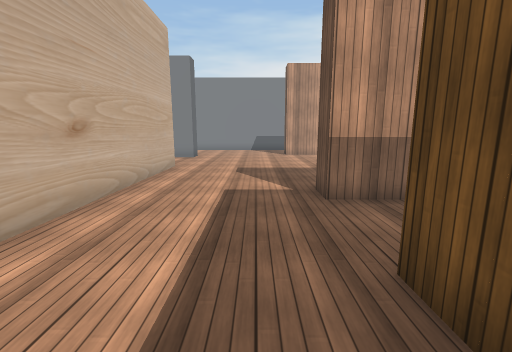
View 1 (above)

24 first-person views from a walk through a scene from a Unity 3-D project. The camera is 1.5 m above the floor, tilts 10° down and sees 90° across. The floor is counted in squares, 1 m on a side. Each view is taken from the middle of a square. On the plan, view 1 faces up. The plan holds only what a view shows up to about 13 squares ahead; the rest is blank. The place goes on beyond the plan. The player character is not drawn. Some surface patterns are stand-ins.

View 2
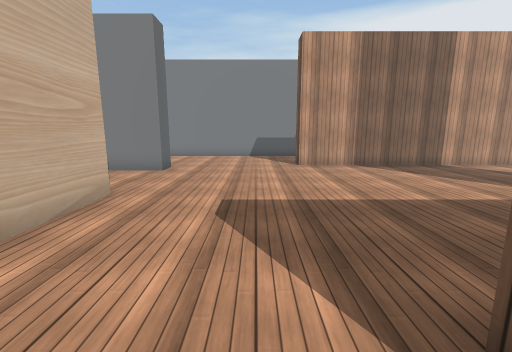

View 3
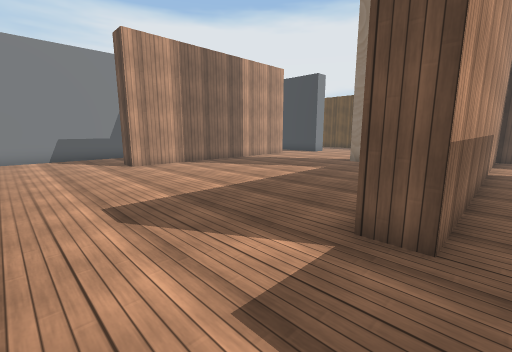

View 4
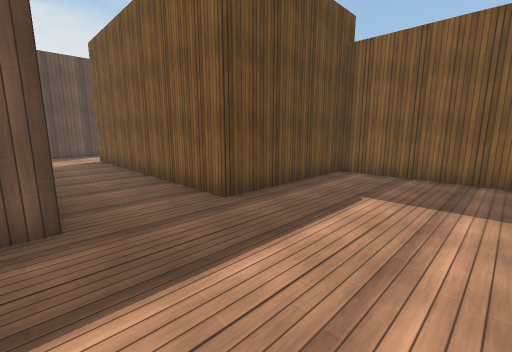

View 5
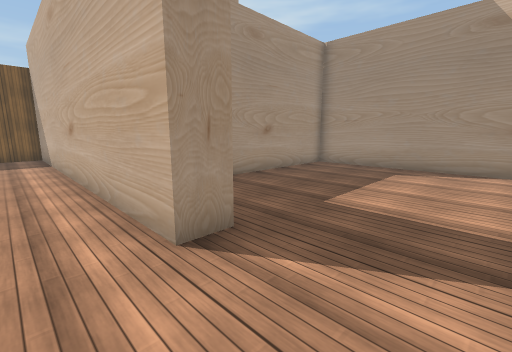

View 6
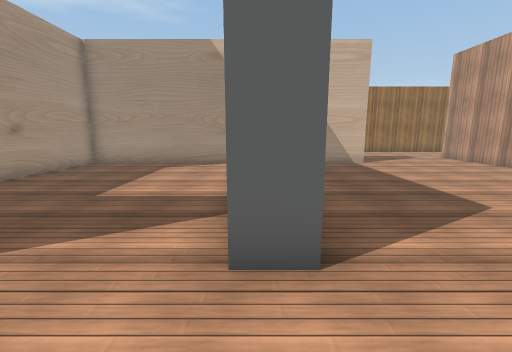

View 7
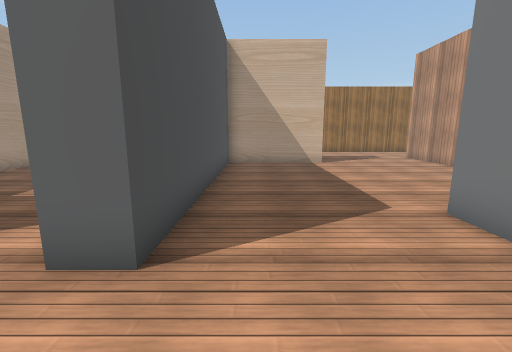

View 8
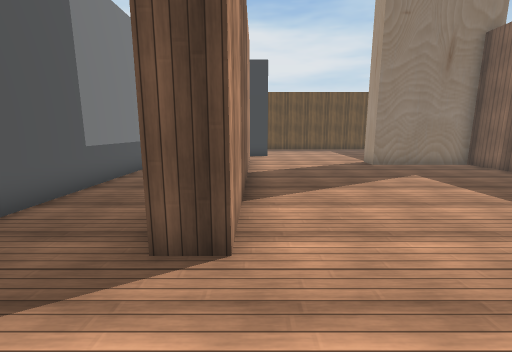

View 9
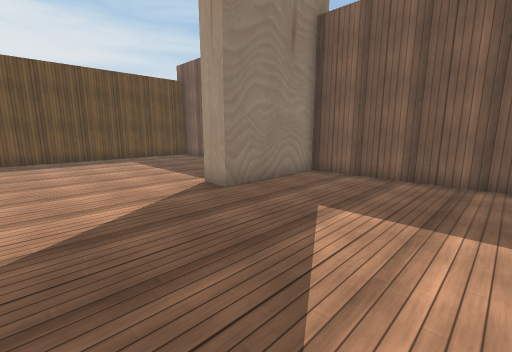

View 10
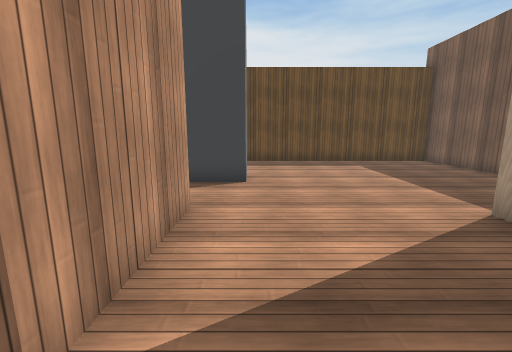

View 11
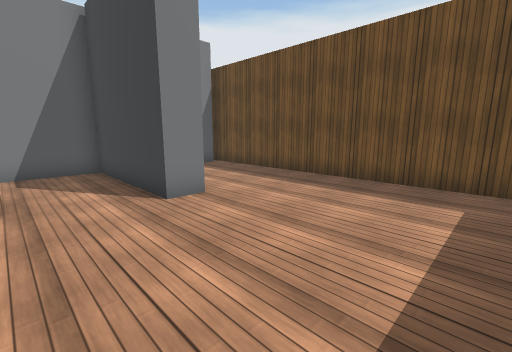

View 12
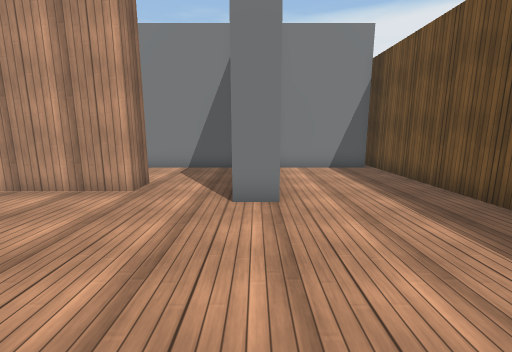

View 13
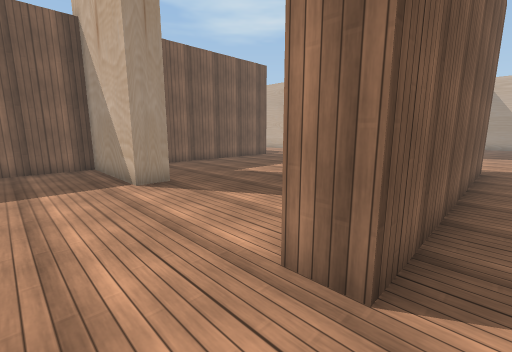

View 14
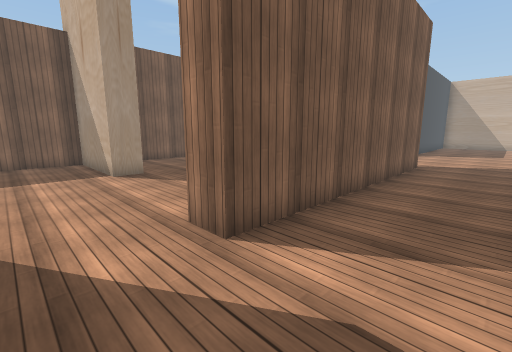

View 15
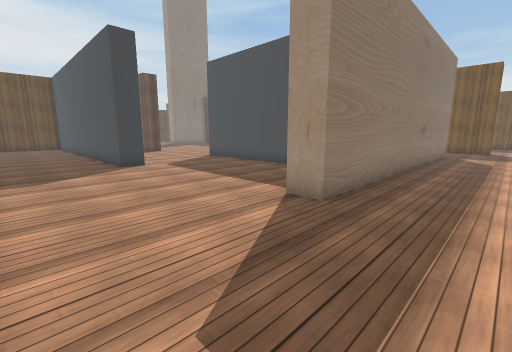

View 16
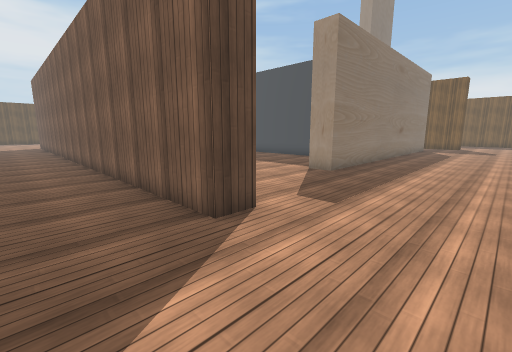

View 17
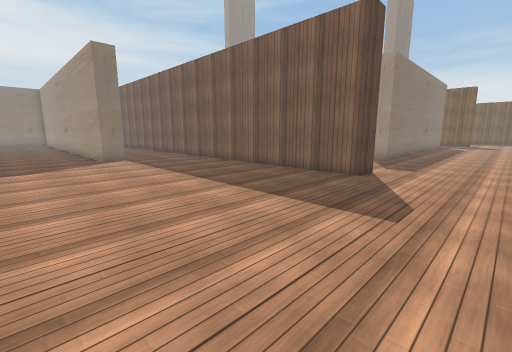

View 18
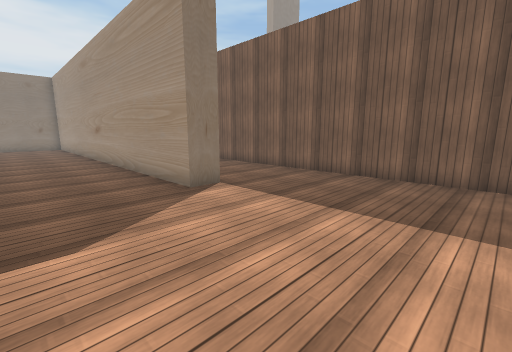

View 19
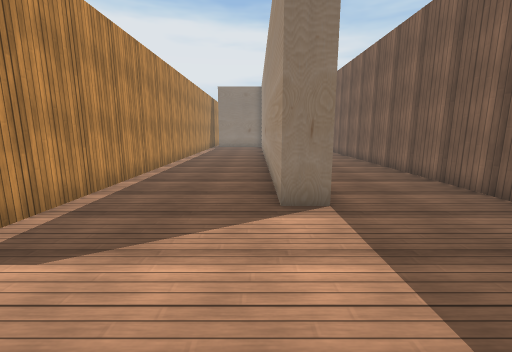

View 20
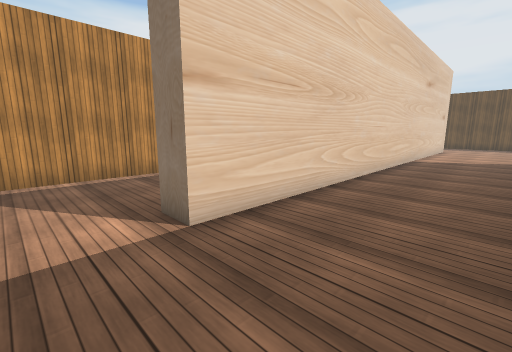

View 21
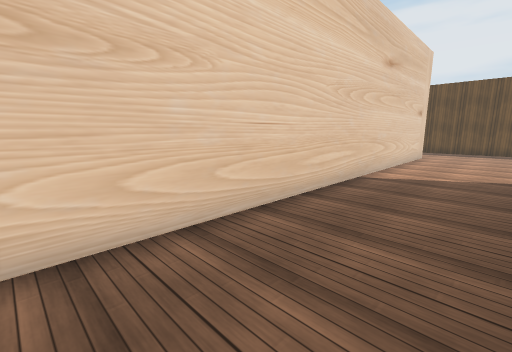

View 22
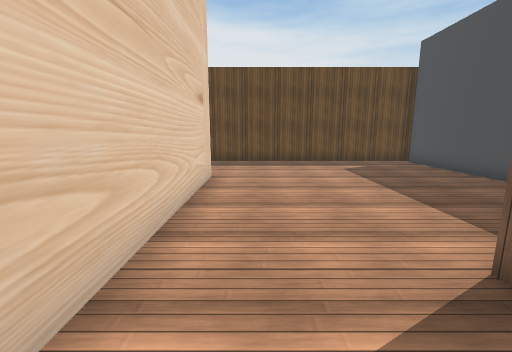

View 23
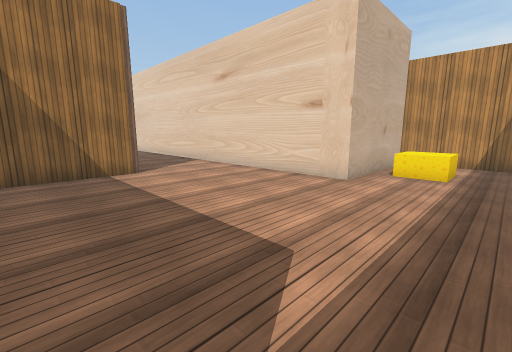

View 24
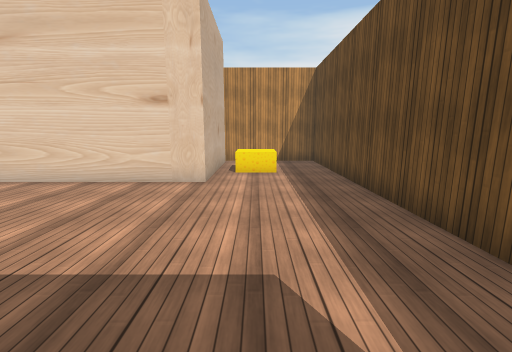

### Floor plan
Points are (right, up) in squares from view 1. A wall is a line through its corners. A room is listed if a view was taken in it or the views show most of it. See-through windows are left out.
Room 1 (views 1, 2, 3, 4, 5, 6, 7, 8, 9, 10, 11, 12, 13, 14, 15, 16, 17, 18, 19, 20, 21, 22, 23, 24)
walls: (1.9, 17.3) (11.9, 17.3) (11.9, 16.3) (1.9, 16.3) (1.9, 17.3); (1.2, 20.5) (-2, 20.5); (-4.2, 20.5) (-5.5, 20.5) (-5.5, 21.5) (-1.9, 21.5); (-4.6, 11) (-3.6, 11) (-3.6, -3.1) (1.5, -3.1) (1.5, 2.5) (11.5, 2.5); (4.9, 6.5) (10.4, 6.5) (10.4, 10.7) (11.4, 10.7) (11.4, 6.5) (14.1, 6.5); (-13.2, 14.1) (-13.2, 7.3) (-7.6, 7.3); (9.6, 26.6) (9.6, 22.9); (-11.5, 25.5) (-14.2, 25.5); (14.5, 21.5) (19.5, 21.5); (15.6, 15.3) (14.5, 15.3) (14.5, 20.4); (-14.2, 9.1) (-14.2, 20.1) (-13.2, 20.1) (-13.2, 15.7) (-3.6, 15.7) (-3.6, 14.7) (-5.8, 14.7); (-15.5, 25.4) (-15.5, 26.5) (3.1, 26.5); (14.5, 4.9) (14.5, 5.5) (1.5, 5.5) (1.5, 6.5); (15.8, 6.5) (19.9, 6.5) (19.9, 36) (15.2, 36); (3.1, 36) (-7.1, 36); (19.6, 20.5) (3.4, 20.5); (15.5, 35.6) (15.5, 30.5) (-5, 30.5) (-5, 31.5) (4.1, 31.5)
objects: other object (16, 32) to (17, 33)

Positions as (right, up) in squares from view 1, and headings:
1: (0, 0), facing up
2: (0, 5), facing up
3: (-2, 5), facing up-right
4: (-3, 6), facing down-right
5: (-2, 14), facing down-left
6: (-1, 15), facing left
7: (-1, 17), facing left
8: (-1, 16), facing right
9: (5, 15), facing down-right
10: (7, 15), facing right
11: (12, 10), facing up-right
12: (15, 10), facing up
13: (14, 18), facing down-left
14: (14, 20), facing down-left
15: (-17, 25), facing down-right
16: (-19, 29), facing down-right
17: (-19, 35), facing down-right
18: (-11, 35), facing down-right
19: (-10, 32), facing right
20: (-7, 27), facing up-right
21: (-1, 27), facing up-right
22: (7, 29), facing right
23: (19, 23), facing up-left
24: (17, 23), facing up
